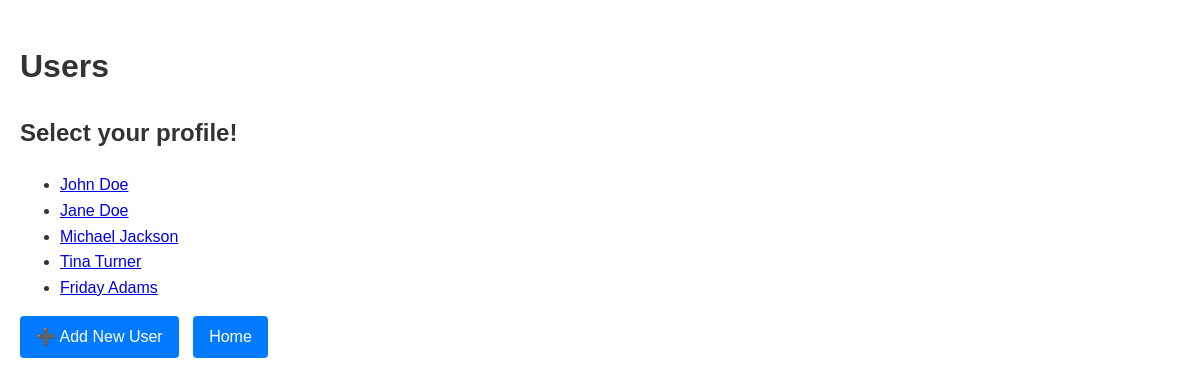
Screenshot of /users with the database file from the repository.
### models.py (models this page shows)
class User(Base):
    __tablename__ = "users"
    id = Column(Integer, primary_key=True)
    username = Column(String, unique=True, nullable=False)
    movies = relationship("Movie", back_populates="user")

### app.py (the view)
@app.route("/users")
def list_users():
    users = data_manager.get_all_users()
    return render_template("user_select.html", users=users)

### data_manager/sqlite_data_manager.py (called while the page is built)
    def get_all_users(self):
        session = self.Session()
        try:
            return session.query(User).all()
        finally:
            session.close()

### templates/user_select.html (shortened to what this page needs)
{% extends "base.html" %}
{% block content %}
<h1> Users</h1>
<h2>Select your profile!</h2>
<ul>
  {% for user in users %}
    <li>
      <a href="{{ url_for('user_movies', user_id=user.id) }}">
        {{ user.username }}
      </a>
    </li>
  {% endfor %}
</ul>
<p>
  <a href="{{ url_for('add_user') }}" class="btn">➕ Add New User</a>
<a href="{{ url_for('home') }}" class="btn">Home</a>
</p>
{% endblock %}

### static/styles.css (style rules this page uses)
body { font-family: Arial, sans-serif; line-height: 1.6; margin: 0; padding: 20px; color: #333; }
.btn { display: inline-block; padding: 8px 16px; background-color: #007bff; color: white; text-decoration: none; border-radius: 4px; margin-right: 10px; margin-bottom: 15px; transition: all 0.3s; }

### rows the page displays
User: username "John Doe"
User: username "Jane Doe"
User: username "Michael Jackson"
User: username "Tina Turner"
User: username "Friday Adams"
